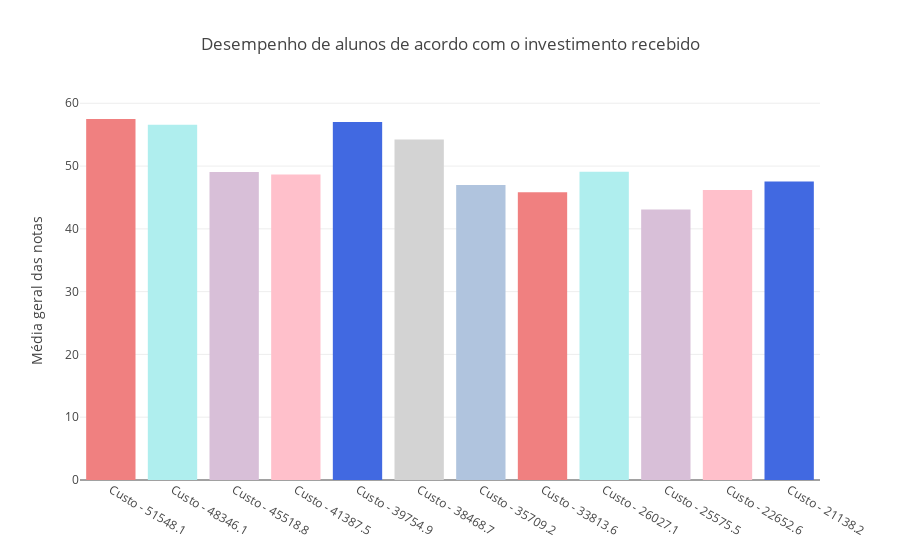

Write notebook code for a chart like this one.
### Markdown cell above
### A nota geral do ENADE dos cursos é influenciada pelo custo aluno? Isto é, quanto mais caro o aluno, mais investimento é feito e maior é a nota?

### Code cell
# Ordenado do maior gasto para o menor gasto
dados_custo['custoAluno_legenda'] = ["Custo - " + str(item) for item in dados_custo['custoAluno']]
dados_custo_filtrado = pd.DataFrame(dados_custo.groupby('custoAluno_legenda')['NT_GER'].mean()).reset_index(
        ).sort_values(by='custoAluno_legenda', ascending=False)
layout = go.Layout(
    title=go.layout.Title(
        text='Desempenho de alunos de acordo com o investimento recebido',
        x=0.5
    ),
    yaxis=go.layout.YAxis(
        title=go.layout.yaxis.Title(
            text='Média geral das notas',
            )
    ),
    showlegend=False)

fig = go.Figure(layout=layout)
fig.add_trace(go.Bar(
            x=dados_custo_filtrado["custoAluno_legenda"],
            y=dados_custo_filtrado["NT_GER"],
            marker_color=["#F08080", "#AFEEEE","#D8BFD8","#FFC0CB","#4169E1", "#D3D3D3", "#B0C4DE",
                         "#F08080", "#AFEEEE","#D8BFD8","#FFC0CB","#4169E1", "#D3D3D3", "#B0C4DE"],
            
    ))
iplot(fig)

### Figure 1 — Plotly figure (JSON) as saved in the notebook; plotly's stock layout.template omitted (floating-point values rounded to 4 significant figures)
{"data": [{"marker": {"color": ["#F08080", "#AFEEEE", "#D8BFD8", "#FFC0CB", "#4169E1", "#D3D3D3", "#B0C4DE", "#F08080", "#AFEEEE", "#D8BFD8", "#FFC0CB", "#4169E1", "#D3D3D3", "#B0C4DE"]}, "type": "bar", "uid": "40d4979a-d0e7-4a18-8a4f-76d1047e5d37", "x": ["Custo - 51548.1", "Custo - 48346.1", "Custo - 45518.8", "Custo - 41387.5", "Custo - 39754.9", "Custo - 38468.7", "Custo - 35709.2", "Custo - 33813.6", "Custo - 26027.1", "Custo - 25575.5", "Custo - 22652.6", "Custo - 21138.2"], "y": [57.5, 56.56, 49.05, 48.66, 57.03, 54.24, 47.0, 45.82, 49.1, 43.1, 46.18, 47.55]}], "layout": {"showlegend": false, "title": {"text": "Desempenho de alunos de acordo com o investimento recebido", "x": 0.5}, "yaxis": {"title": {"text": "Média geral das notas"}}}}
